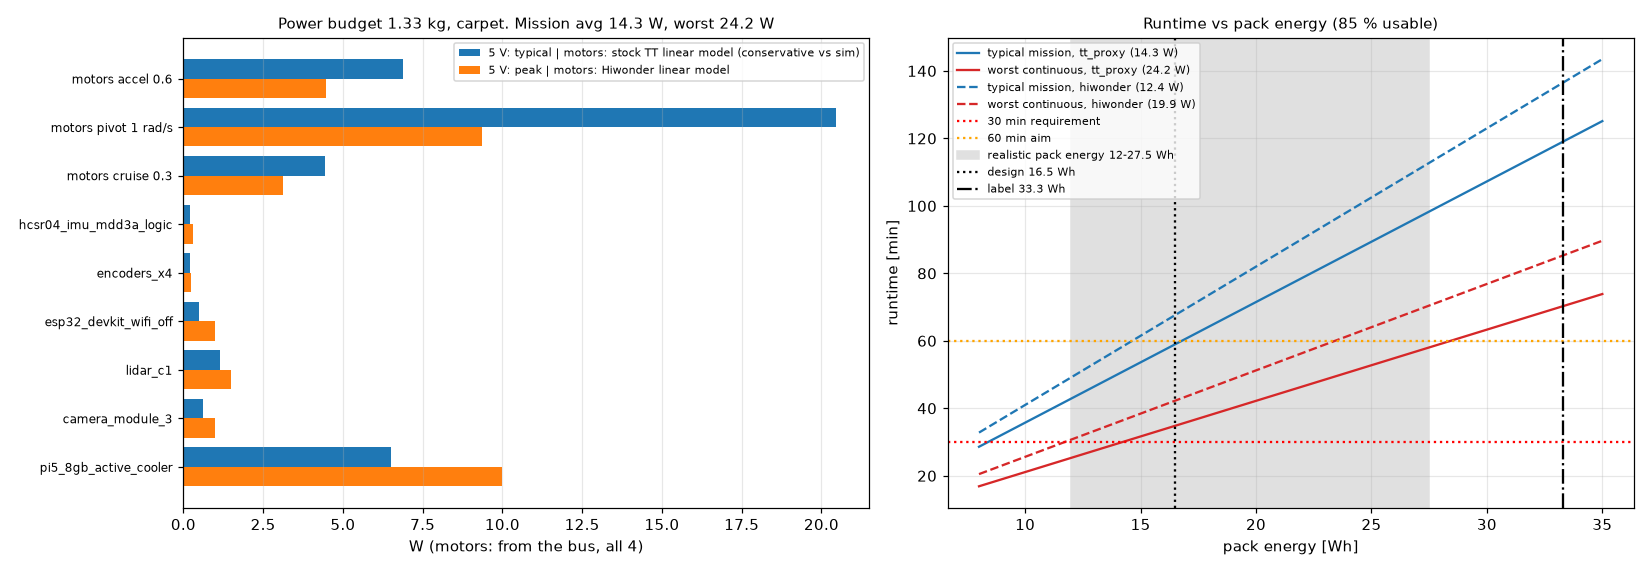

Python code for this plot:
"""5. Power (round 2): 5 V and motor-rail budgets, battery energy with the REALISTIC capacity,
runtime, 5 V buck selection over 9.0-12.6 V, heat, Pi 5 USB current limit, motor-rail decision,
fuse / wire / switch, low-voltage cutoff, peak current and brown-out, power-distribution table.

Mass/CoM: CAD fit check (checks/fit_check_v2.json, C1 + 300 g payload = worst), not the round-1 a1 layout.
Source tags: D datasheet (URL in SRC), M measured, A assumed (reason), C computed.
The unfinished round-1 version is kept in round1_unfinished/a5_power_r1.py.
"""
import json

import matplotlib
matplotlib.use("Agg")
import matplotlib.pyplot as plt
import numpy as np

from common import BATTERY, ENV, HERE, MOTORS, SRC, r3, save_section
from loads import B, R, design_case, skid_side_forces, straight_force, w_from_v

CASE = "cad_c1_pay300"
m, com = design_case(CASE)
MOT_PRIMARY, V_CAP = MOTORS["hiwonder"], 8.4       # recommended motor, PWM average-voltage cap
MOT_PROXY = MOTORS["tt_stock"]                      # conservative proxy: linear model 0.30 A cruise vs sim 0.36 A, 1.0 A pivot vs sim 0.72 A
SIM_TRACK_RATIO = {"carpet": 1.70, "hard": 1.93}    # sim/results.json closed-loop spin, effective track / geometric

# ---- 5 V loads [W]: (typ, peak, source)
LOADS_5V = {
    "pi5_8gb_active_cooler": (6.5, 10.0, "D/M cnx-software wall meter: idle 3.0 W headless, stress -c 4 8.8 W "
                              f"({SRC['pi5_cnx']}); typ A: SLAM+Nav2+detector ~2-3 cores busy; peak A: 8.8 W + 1.2 W USB/GPU margin"),
    "camera_module_3": (0.6, 1.0, "A: no official power figure published; IMX708 streaming estimate, bound 0.3-1.0 W"),
    "lidar_c1": (1.15, 1.5, f"D 5 V x 230 mA operating ({SRC['c1_wiki']}); start-up not published -> A 300 mA"),
    "esp32_devkit_wifi_off": (0.5, 1.0, f"A from ESP32 datasheet modem-sleep 20-68 mA @240 MHz + LDO/USB-UART losses ({SRC['esp32_ds']})"),
    "encoders_x4": (0.2, 0.25, "A ~10 mA each at 5 V (hall sensor + pull-ups); not in the Hiwonder listing"),
    "hcsr04_imu_mdd3a_logic": (0.2, 0.3, f"D HC-SR04 15 mA @5 V ({SRC['hcsr04']}); D MPU-6050 3.9 mA; A MDD3A logic"),
}
LD19_SWAP = (0.9, 1.5, f"D 180 mA work / 300 mA start ({SRC['ld19_pdf']})")

# ---- conversion / path
ETA_BUCK = {1.0: 0.91, 2.0: 0.93, 3.0: 0.945, 5.0: 0.95}   # D36V50F5, Vin 12 V curve read by eye (SRC d36v50f5_graphs)
DROPOUT = {1.0: 0.83, 3.0: 0.92, 5.0: 1.0}                  # D36V50F5 5 V curve read by eye
BUCK_MAX_A_12V = 8.0                                        # D graph, still air, room temp, Vin 9-18 V
ETA_DRIVER = 0.95                                           # A MOSFET H-bridge (MDD3A); TB6612 ~0.9 at 1 A
R_PACK = (0.06, 0.25)                                       # A bound: 3 cells x 10-60 mOhm + BMS FETs (unknown pack)
R_PATH = 0.04                                               # A: 0.4 m 18 AWG 8 mOhm + 7.5 A blade ~12 + switch ~15 + 2 XT30 ~2
AWG_MOHM_M = {18: 20.9, 20: 33.3, 22: 53.0, 24: 84.2}        # copper at 20 C (standard AWG tables)

# ---- battery energy: label vs realistic (pack volume 52.5 cm3, M)
VOL_L = 0.0525
E_LABEL = BATTERY["label_wh"]
E_RANGE = (12.0, 27.5)       # low: ~230 Wh/L (A, high-rate RC LiPo class); high: round-1 mass route 110 g x 250 Wh/kg
E_DESIGN = 16.5              # A: round-1 mass route low end (110 g x 150 Wh/kg); WEIGH + read cell markings
USABLE = 0.85                # A: stop at ~3.3-3.4 V/cell under load


def eta_buck(i):
    ks = sorted(ETA_BUCK)
    return float(np.interp(i, ks, [ETA_BUCK[k] for k in ks]))


def dropout(i):
    ks = sorted(DROPOUT)
    return float(np.interp(i, ks, [DROPOUT[k] for k in ks]))


def motor_elec(mot, T, w, n=4):
    """Electrical power drawn from the bus by n motors at wheel torque T, speed w (linear model)."""
    i = mot.current(T)
    v = mot.voltage_needed(T, w)
    return n * v * i / ETA_DRIVER, v, i


def main():
    res = {"case": CASE, "mass_kg": m, "com_m": com}
    # ---------------- 5 V rail
    p5_typ = sum(v[0] for v in LOADS_5V.values())
    p5_pk = sum(v[1] for v in LOADS_5V.values())
    res["loads_5V_W"] = {k: {"typ": v[0], "peak": v[1], "src": v[2]} for k, v in LOADS_5V.items()}
    res["loads_5V_W"]["(alt) lidar_ld19"] = {"typ": LD19_SWAP[0], "peak": LD19_SWAP[1], "src": LD19_SWAP[2]}
    i5_typ, i5_pk = p5_typ / 5.0, p5_pk / 5.0
    res["rail_5V"] = {"typ_W": p5_typ, "peak_W": p5_pk, "typ_A": i5_typ, "peak_A": i5_pk,
                      "pi_spec_A": 5.0, "eta_typ": eta_buck(i5_typ), "eta_peak": eta_buck(i5_pk),
                      "buck_in_typ_W": p5_typ / eta_buck(i5_typ), "buck_in_peak_W": p5_pk / eta_buck(i5_pk),
                      "buck_loss_typ_W": p5_typ / eta_buck(i5_typ) - p5_typ,
                      "buck_loss_peak_W": p5_pk / eta_buck(i5_pk) - p5_pk,
                      "buck_loss_at_5A_W": 25 / eta_buck(5) - 25}

    # ---------------- motor operating points (carpet = worst), primary and proxy motors
    ops = {}
    T_cr = straight_force(m, "carpet") / 4 * R
    T_ac = straight_force(m, "carpet", 0.6) / 4 * R
    f_o, _, _ = skid_side_forces(m, ENV["mu"]["carpet"], "carpet", com[0])
    T_pv = f_o / 2 * R
    w_cr = w_from_v(0.3)
    w_pv = 1.0 * B * SIM_TRACK_RATIO["carpet"] / 2 / R
    T_climb = 0.061      # a9 quasi-static rear-axle need, C1 + payload, mu 0.6 (all four wheels assumed loaded alike)
    for nm, (T, w) in {"cruise_0.3": (T_cr, w_cr), "accel_0.6": (T_ac, w_cr), "pivot_1rad_s": (T_pv, w_pv),
                       "arc_0.3+1rad_s": (T_pv, w_cr + w_pv), "climb_10mm_0.05": (T_climb, w_from_v(0.05))}.items():
        row = {"T_wheel_Nm": T, "wheel_rpm": w * 60 / 2 / np.pi}
        for mk, mot in (("hiwonder", MOT_PRIMARY), ("tt_proxy", MOT_PROXY)):
            p, v, i = motor_elec(mot, T, w)
            row[mk] = {"P_bus_W": p, "V_avg": v, "I_motor_A": i, "V_ok_under_cap": v <= (V_CAP if mk == "hiwonder" else 6.0)}
        ops[nm] = row
    # stall at the voltage cap (all four motors, e.g. wedged against a wall)
    stall = {}
    for mk, mot, vcap in (("hiwonder@8.4", MOT_PRIMARY, V_CAP), ("tt_stock@6", MOT_PROXY, 6.0),
                          ("fit0450@7.4", MOTORS["dfrobot"], 7.4), ("hiwonder@12.6_firmware_fault", MOT_PRIMARY, 12.6),
                          ("fit0450@12.6_firmware_fault", MOTORS["dfrobot"], 12.6)):
        i_m = vcap / mot.R
        stall[mk] = {"I_motor_A": i_m, "I_motor_side_4_A": 4 * i_m, "P_windings_W": 4 * vcap * i_m,
                     "I_batt_at_11.1V_A": 4 * vcap * i_m / 11.1 / ETA_DRIVER, "I_channel_2_motors_A": 2 * i_m}
    ops["stall_all_4"] = stall
    res["motor_ops"] = ops

    # ---------------- duty profile and runtime
    prof = {"stationary": 0.40, "cruise": 0.45, "turn": 0.10, "accel_climb": 0.05}   # A: indoor patrol mission
    p_mot = {}
    for mk in ("hiwonder", "tt_proxy"):
        p_mot[mk] = {"stationary": 0.0, "cruise": ops["cruise_0.3"][mk]["P_bus_W"],
                     "turn": ops["pivot_1rad_s"][mk]["P_bus_W"], "accel_climb": ops["accel_0.6"][mk]["P_bus_W"]}
    p5_in_typ = res["rail_5V"]["buck_in_typ_W"]
    p5_in_pk = res["rail_5V"]["buck_in_peak_W"]
    avg = {mk: p5_in_typ + sum(prof[k] * p_mot[mk][k] for k in prof) for mk in p_mot}
    worst = {mk: p5_in_pk + 0.7 * p_mot[mk]["cruise"] + 0.3 * p_mot[mk]["turn"] for mk in p_mot}
    rt = {}
    for lbl, e in (("label_33.3Wh", E_LABEL), ("realistic_low_12Wh", E_RANGE[0]), ("design_16.5Wh", E_DESIGN),
                   ("realistic_high_27.5Wh", E_RANGE[1])):
        rt[lbl] = {f"typ_{mk}_min": e * USABLE / avg[mk] * 60 for mk in avg} | \
                  {f"worst_{mk}_min": e * USABLE / worst[mk] * 60 for mk in worst}
    res["battery"] = {"label_Wh": E_LABEL, "label_Wh_per_L": E_LABEL / VOL_L, "realistic_Wh_range": E_RANGE,
                      "design_Wh": E_DESIGN, "usable_fraction": USABLE,
                      "why_label_implausible": "634 Wh/L at pack level; good cylindrical cells alone reach ~600-700 Wh/L and "
                                               "a 15 mm-thick pack cannot hold 18650s, so these are pouch cells + BMS + wrap: "
                                               "expect ~230-520 Wh/L -> 12-27.5 Wh (A)"}
    res["runtime"] = {"profile": prof, "avg_W": avg, "worst_continuous_W": worst, "minutes": rt,
                      "min_Wh_for_30min_worst": 0.5 * max(worst.values()) / USABLE,
                      "min_Wh_for_60min_typ": 1.0 * max(avg.values()) / USABLE}

    # ---------------- currents, brown-out, BMS
    i_avg = max(avg.values()) / BATTERY["v_nom"]
    i_worst = max(worst.values()) / 10.0
    i_burst = stall["hiwonder@8.4"]["I_batt_at_11.1V_A"] * 11.1 / 9.6 + p5_in_pk / 9.6
    i_fault = stall["hiwonder@12.6_firmware_fault"]["I_batt_at_11.1V_A"] * 11.1 / 12.6 + p5_in_pk / 12.6
    bo = {}
    for r_pack in R_PACK:
        r = r_pack + R_PATH
        v_bus = 9.6 - i_burst * r          # pack at 3.2 V/cell under load, end of discharge
        bo[f"Rpack_{r_pack}"] = {"V_bus_during_4_motor_stall": v_bus, "buck_min_Vin_at_3A": 5.0 + dropout(3.0),
                                 "margin_V": v_bus - 5.0 - dropout(3.0), "V_bus_full_pack": 12.6 - i_burst * r}
    res["currents_A"] = {"avg": i_avg, "worst_continuous": i_worst, "burst_4_stall_at_cap_plus_pi_peak": i_burst,
                         "firmware_fault_100pct_duty_at_12.6V": i_fault}
    res["brownout"] = {"R_pack_bound_ohm": R_PACK, "R_path_ohm": R_PATH, "cases": bo,
                       "verdict": "Pi 5 V rail survives a 4-motor stall even at R_pack 0.25 ohm and a 9.6 V pack "
                                  "(the buck needs only ~5.9 V in). The real brown-out mechanism is the pack's BMS "
                                  "over-current trip (rating UNKNOWN): if it trips below the burst current the whole "
                                  "robot, Pi included, loses power. Read the pack/BMS markings; add a firmware "
                                  "stall-current limit (back-EMF model from encoder speed)."}

    # ---------------- buck selection
    res["buck_5V_options"] = {
        "pololu_d36v50f5": {
            "verdict": "BUY (recommended)",
            "vin": "5.5-50 V; dropout ~0.83 V @1 A, ~0.92 V @3 A, ~1.0 V @5 A (graph) -> regulates down to ~6 V in; "
                   "pack floor 9.0 V leaves >= 3 V headroom",
            "iout": f"~{BUCK_MAX_A_12V} A continuous at 9-18 V in, still air (graph); 5.5 A at 36 V",
            "eff_12V": "91 % @1 A, ~94-95 % @3-5 A (graph)",
            "protection": "reverse input to 40 V, OCP, short, thermal, soft-start, PG output, EN pin (D)",
            "size_mass": "25.4 x 25.4 x 9.5 mm, 7 g (D)", "price_eur": "34.95 (BerryBase)", "src": SRC["d36v50f5"],
            "weak_point": "fixed 5.0 V: REQ-SCOUT-012 lower limit 5.0 V is not guaranteed after tolerance and lead drop"},
        "xl4015_generic": {
            "verdict": "DON'T BUY as the Pi supply",
            "why": "listing rates ~3.5 A sustained without extra cooling (round-1 source manuals.plus B078JTR9GM) < 5 A "
                   "Pi spec; no reverse protection, no PG; trim pot drifts with vibration; 51 x 26 x 14 mm. Only "
                   "advantage: can be trimmed to 5.15 V."},
        "ubec_5A_generic": {
            "verdict": "DON'T BUY (unverifiable)",
            "why": "no datasheet with output tolerance, ripple or dropout found; hobby UBECs are specified for servo "
                   "loads, not for a 5.0-5.25 V window"},
        "owned_lm2596": {"verdict": "NOT for the Pi", "why": "2-3 A class (BRIEF) < 5 A"},
    }
    v_lo, v_hi = 5.0 * 0.96, 5.0 * 1.04
    drop = {}
    for awg, mo in AWG_MOHM_M.items():
        rr = 2 * 0.15 * mo / 1000
        drop[f"{awg}AWG_0.15m_pair"] = {"R_ohm": rr, "drop_3A_V": 3 * rr, "drop_5A_V": 5 * rr}
    res["pi_supply"] = {
        "lead_drop": drop,
        "V_at_pi_worst_20AWG_peak": v_lo - i5_pk * drop["20AWG_0.15m_pair"]["R_ohm"],
        "V_at_pi_best": v_hi, "pi_undervoltage_threshold_V": "4.63 +/- 5 % (" + SRC["pi_power_doc"] + ")",
        "REQ_SCOUT_012": "5.0-5.25 V NOT guaranteed by a fixed 5.0 V +/-4 % buck (tolerance as read in round 1 -- "
                         "re-verify) -> propose: '>= 4.9 V at the header under load and vcgencmd get_throttled == 0x0 "
                         "over 30 min', or verify the delivered unit reads >= 5.0 V at 3 A before installing",
        "usb_current": "Without USB-PD the Pi 5 limits downstream USB to 600 mA total; with a 5 A-capable supply it gives "
                       "1.6 A (" + SRC["pi_power_doc"] + "). GPIO back-powering cannot negotiate PD, so set "
                       "usb_max_current_enable=1 in config.txt (and PSU_MAX_CURRENT=5000 in the EEPROM, round-1 source "
                       + SRC["pi_pd"] + "). USB load: LiDAR 230-300 mA (+ ESP32 ~100-250 mA if powered over USB) = "
                       "0.33-0.55 A -> fits even 600 mA, but start-up surges make it marginal: set the flag.",
        "wiring": "buck VOUT -> header pins 2 and 4, GND -> pins 6 and 14; 20 AWG, <= 15 cm; keyed connector; GPIO 5 V "
                  "bypasses the Pi's input protection -> verify polarity with the multimeter, never hot-plug the 5 V lead",
        "heat": f"buck loss {res['rail_5V']['buck_loss_typ_W']:.2f} W typical, {res['rail_5V']['buck_loss_peak_W']:.2f} W "
                f"peak, {res['rail_5V']['buck_loss_at_5A_W']:.2f} W at 5 A -- fine for a 25 mm board in the lower deck; "
                "keep >= 5 mm air gap to the battery",
    }

    # ---------------- motor rail decision
    res["motor_rail"] = {
        "decision": "NO separate motor buck. MDD3A (4-16 V) straight on the pack, PWM duty capped in firmware to "
                    f"V_cap / V_batt with V_cap = {V_CAP} V (Hiwonder, rated 3-12 V) or 7.4 V (FIT0450, max 7.5 V); "
                    "V_batt from the ESP32 ADC.",
        "why_no_buck": "a 5 A motor buck would current-limit exactly when torque is needed (climb 1.2-2.4 A/channel, "
                       "4-motor stall 6-7 A) and adds a part; the CAD's D36V28F-class motor buck (2.8 A family) is far "
                       "too small and also overlaps buck_5v in fit_check_v2.json",
        "pwm_heating": "at 20 kHz the motor's electrical time constant (L/R ~0.1-0.5 ms, A: 130-size can L 0.3-1 mH not "
                       "published) is >> the 50 us PWM period: ripple <= ~0.3 A p-p worst, extra copper loss "
                       "< 0.02 W/motor. Heating follows average current, i.e. the same as DC at V_cap.",
        "brush_wear": "commutation arcing scales with the PEAK applied voltage, so 12.6 V PWM wears brushes somewhat "
                      "faster than 6 V DC (not quantifiable from any datasheet); acceptable for a TT-class motor "
                      "(EUR 6-13, spare bought). Speed and gearbox wear follow the average voltage, which the cap limits.",
        "failure_mode": "firmware fault at 100 % duty puts 12.6 V on the motors: Hiwonder 2.5 A stall each, 5 A/channel "
                        "= MDD3A peak; FIT0450 5.9 A each -> MDD3A over-current shutdown. Mitigation: the cap lives in "
                        "the lowest PWM write function; watchdog brakes (LL); boot with PWM pins low.",
        "alt_two_packs": "Option: motors on the owned Elegoo 2S box (7.4-8.4 V, no cap needed), Pi on the 3S pack -> "
                         "removes all coupling, costs space/mass (measure the 2S box first).",
    }
    # ---------------- protection
    res["protection"] = {
        "fuse": "7.5 A ATM mini-blade in an inline holder with 18 AWG leads, right after the battery XT30. Normal max "
                f"{i_worst:.1f} A continuous; 4-motor stall burst {i_burst:.1f} A (< 1 s); a pack short delivers >> 20 A. "
                "If the BMS trips below 7.5 A the BMS is the real protection -> still fit the fuse (BMS failure, "
                "wiring short ahead of the BMS).",
        "switch": "the CAD's MTS-102-class mini toggle is typically AC-rated only (~3 A at 250 VAC, DC not stated): "
                  "inadequate for 6-7 A bursts. Use a >= 10 A DC-rated rocker/toggle (e.g. Pololu #1406 10 A rocker, "
                  "check its DC rating) or a MOSFET pushbutton switch.",
        "wire": {"battery->fuse->switch->split": "18 AWG silicone", "split->MDD3A VM": "20 AWG",
                 "MDD3A->motors": "22-24 AWG (<= 1.8 A each)", "buck->Pi header": "20 AWG pair or 2 x 22 AWG pairs",
                 "signals/encoders": "26-28 AWG, JST-PH/Dupont"},
        "bulk_cap": "470 uF / 25 V low-ESR electrolytic at the MDD3A VM input + 47-100 uF at the buck input (Pololu warns "
                    "about LC input spikes on hot-plug; a 3S pack can ring towards 2 x 12.6 V)",
        "low_voltage_cutoff_3S": {"warn_V": 10.5, "stop_motors_V": 10.2, "pi_shutdown_V": 9.9, "absolute_floor_V": 9.0,
                                  "filter": "2 s average, ignore dips < 0.5 s, 0.3 V hysteresis",
                                  "measure": "ESP32 ADC1 pin, 47k/10k divider (12.6 V -> 2.21 V), 100 nF, calibrate "
                                             "with the multimeter (REQ-SCOUT-013)",
                                  "bms": "UNKNOWN whether the blue pack has a BMS. With a BMS: its cutoff (2.5-3.0 V/cell) "
                                         "is the last line. Without (bare LiPo with a balance lead): the firmware cutoff "
                                         "is the ONLY protection -> add a 3S LiPo buzzer alarm (~EUR 3)."},
    }
    # ---------------- power-distribution table
    res["distribution_table"] = [
        {"node": "Battery 3S", "V": "9.0-12.6", "I_typ_A": round(i_avg, 2), "I_peak_A": round(i_burst, 1),
         "protection": "BMS? (unknown) + 7.5 A fuse", "wire": "18 AWG", "connector": "XT30"},
        {"node": "Main switch", "V": "9.0-12.6", "I_typ_A": round(i_avg, 2), "I_peak_A": round(i_burst, 1),
         "protection": "-", "wire": "18 AWG", "connector": ">= 10 A DC switch"},
        {"node": "MDD3A VM (4 motors, 2 per channel)", "V": "9.0-12.6 (PWM avg cap 8.4)",
         "I_typ_A": round(p_mot["tt_proxy"]["cruise"] / 11.1, 2),
         "I_peak_A": round(stall["hiwonder@8.4"]["I_batt_at_11.1V_A"] * 11.1 / 9.6, 1),
         "protection": "MDD3A OCP/UVLO/thermal + firmware cap", "wire": "20 AWG", "connector": "screw terminal"},
        {"node": "D36V50F5 VIN", "V": "9.0-12.6", "I_typ_A": round(p5_in_typ / 11.1, 2), "I_peak_A": round(p5_in_pk / 9.0, 2),
         "protection": "reverse, OCP, thermal (built in)", "wire": "20 AWG", "connector": "soldered"},
        {"node": "5 V bus -> Pi 5 header pins 2/4", "V": "5.0 (4.8-5.2)", "I_typ_A": round(LOADS_5V["pi5_8gb_active_cooler"][0] / 5, 2),
         "I_peak_A": round(LOADS_5V["pi5_8gb_active_cooler"][1] / 5, 2), "protection": "buck PG -> ESP32 input",
         "wire": "20 AWG pair", "connector": "keyed 2x2 housing / JST-XH"},
        {"node": "Pi USB -> LiDAR C1", "V": "5.0 (C1 accepts 4.8-5.2 D)", "I_typ_A": 0.23, "I_peak_A": 0.3,
         "protection": "Pi USB limit 0.6 / 1.6 A", "wire": "kit cable", "connector": "USB-A"},
        {"node": "Pi CSI -> Camera 3", "V": "3.3 (from Pi)", "I_typ_A": 0.12, "I_peak_A": 0.2, "protection": "-",
         "wire": "FFC", "connector": "22-pin mini FFC (Pi 5)"},
        {"node": "5 V bus -> ESP32 VIN, encoders, HC-SR04", "V": "5.0", "I_typ_A": 0.18, "I_peak_A": 0.3,
         "protection": "-", "wire": "22-24 AWG", "connector": "Dupont"},
        {"node": "ESP32 3V3 -> MPU-6050, encoder pull-ups", "V": "3.3", "I_typ_A": 0.01, "I_peak_A": 0.02,
         "protection": "-", "wire": "26 AWG", "connector": "Dupont"},
    ]
    save_section("power", r3(res, 3))

    # ---------------- plots
    fig, (a, b) = plt.subplots(1, 2, figsize=(15, 5.2))
    labels = list(LOADS_5V) + ["motors cruise 0.3", "motors pivot 1 rad/s", "motors accel 0.6"]
    typ = [v[0] for v in LOADS_5V.values()] + [p_mot["tt_proxy"]["cruise"], p_mot["tt_proxy"]["turn"],
                                               p_mot["tt_proxy"]["accel_climb"]]
    pk = [v[1] for v in LOADS_5V.values()] + [p_mot["hiwonder"]["cruise"], p_mot["hiwonder"]["turn"],
                                              p_mot["hiwonder"]["accel_climb"]]
    y = np.arange(len(labels))
    a.barh(y + 0.2, typ, 0.4, label="5 V: typical | motors: stock TT linear model (conservative vs sim)")
    a.barh(y - 0.2, pk, 0.4, label="5 V: peak | motors: Hiwonder linear model")
    a.set_yticks(y); a.set_yticklabels(labels, fontsize=8); a.set_xlabel("W (motors: from the bus, all 4)")
    a.set_title(f"Power budget {m:.2f} kg, carpet. Mission avg {max(avg.values()):.1f} W, worst {max(worst.values()):.1f} W",
                fontsize=10)
    a.legend(fontsize=7); a.grid(alpha=.3, axis="x")
    e = np.linspace(8, 35, 60)
    for mk, ls in (("tt_proxy", "-"), ("hiwonder", "--")):
        b.plot(e, e * USABLE / avg[mk] * 60, ls, color="C0", label=f"typical mission, {mk} ({avg[mk]:.1f} W)")
        b.plot(e, e * USABLE / worst[mk] * 60, ls, color="C3", label=f"worst continuous, {mk} ({worst[mk]:.1f} W)")
    b.axhline(30, color="r", ls=":", label="30 min requirement"); b.axhline(60, color="orange", ls=":", label="60 min aim")
    b.axvspan(*E_RANGE, color="0.88", label="realistic pack energy 12-27.5 Wh")
    b.axvline(E_DESIGN, color="k", ls=":", label="design 16.5 Wh"); b.axvline(E_LABEL, color="k", ls="-.", label="label 33.3 Wh")
    b.set_xlabel("pack energy [Wh]"); b.set_ylabel("runtime [min]"); b.grid(alpha=.3); b.legend(fontsize=7)
    b.set_title("Runtime vs pack energy (85 % usable)", fontsize=10)
    fig.tight_layout(); fig.savefig(HERE / "a5_power.png", dpi=110)
    print(json.dumps(r3({k: res[k] for k in ("rail_5V", "runtime", "currents_A", "brownout")}, 2), indent=1))
    for k, v in ops.items():
        print(k, json.dumps(r3(v, 3)))


if __name__ == "__main__":
    main()
